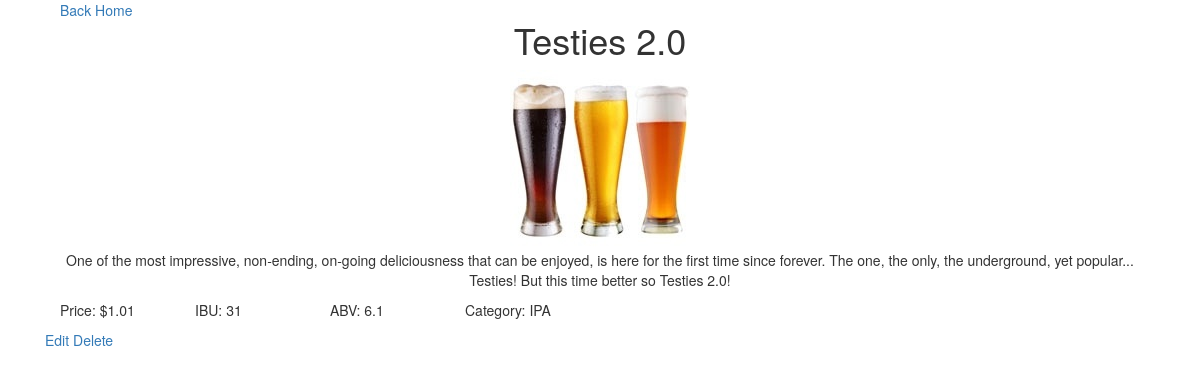
Before: /beers/35 with the older database file.
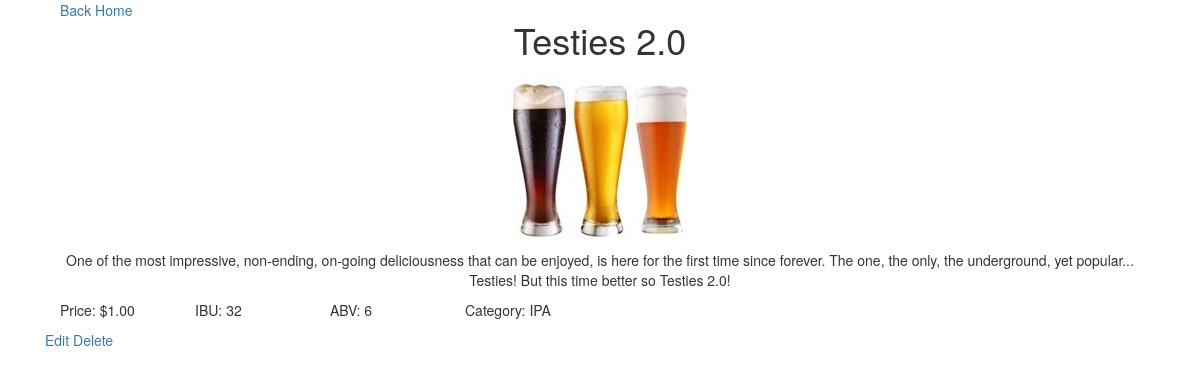
After: the same page with the newer database file.
### database_setup.py (models this page shows, shortened)
class Item(Base):
    __tablename__ = 'items'
    id = Column(Integer, primary_key=True)
    name = Column(String(50), nullable=False)
    description = Column(String(500))
    picture_path = Column(String(250))
    price = Column(String(10))
    ibu = Column(String(3))
    abv = Column(String(3))
    category_id = Column(Integer, ForeignKey('categories.id'))
    category = relationship(Category)
    user_id = Column(Integer, ForeignKey('users.id'))
    user = relationship(User)

class Category(Base):
    __tablename__ = 'categories'
    id = Column(Integer, primary_key=True)
    name = Column(String(250), nullable=False)
    user_id = Column(Integer, ForeignKey('users.id'))
    user = relationship(User)

### main.py (the view)
@app.route('/beers/<int:item_id>')
def showSpecificBeer(item_id):
    item = session.query(Item).filter_by(id=item_id).one()
    return render_template('showSpecificBeer.html', item=item)

### templates/showSpecificBeer.html (shortened to what this page needs)
{% extends "main.html" %}
{% block content %}
    <div class="col-md-12 specific_header">
        <div class="col-md-2">
            <a href="{{url_for('showAllBeers')}}">Back Home</a>
        </div>
        <h1>{{item.name}}</h1>
    </div>
    <form>
        <div class="col-md-12 specific_image">
            <img src="{{item.picture_path}}" alt="Image of a Beer">
        </div>
        <div class="col-md-12 specific_description">
            <p>{{item.description}}</p>
        </div>
        <div class="col-md-6 price_ibu_abv">
            <div class="col-md-3 price">
                <p>Price: {{item.price}}</p>
            </div>
            <div class="col-md-3 ibu">
                <p>IBU: {{item.ibu}}</p>
            </div>
            <div class="col-md-3 abv">
                <p>ABV: {{item.abv}}</p>
            </div>
            <div class="col-md-3 category_id">
                <p>Category: {{item.category.name}}</p>
            </div>
        </div>
        <div class="col-md-12 specific_POST">
            <a href="{{url_for('editBeer', item_id = item.id)}}">Edit</a>
            <a href="{{url_for('deleteBeer', item_id = item.id)}}">Delete</a>
        </div>
    </form>
{% endblock %}

### templates/main.html (shortened to what this page needs)
<!DOCTYPE html>
<html lang="en">
    <head>
        <link rel="stylesheet" href="//netdna.bootstrapcdn.com/bootstrap/3.1.1/css/bootstrap.min.css">
        <link rel=stylesheet type=text/css href="{{ url_for('static', filename='styles.css') }}">
    </head>
    <body>
        <div class="container">
            {% block content %}
            {% endblock %}
        </div>
    </body>
</html>

### static/styles.css (style rules this page uses)
img { max-width: 100%; max-height: 100%; }
h1, h2 { text-align: center; }
.price_ibu_abv { display: inline-flex; }
.specific_image { text-align: center; }
.specific_description { text-align: center; }

Changed rows visible on the page:
changed Item "Testies 2.0": price "$1.01" → "$1.00"; ibu "31" → "32"; abv "6.1" → "6"
